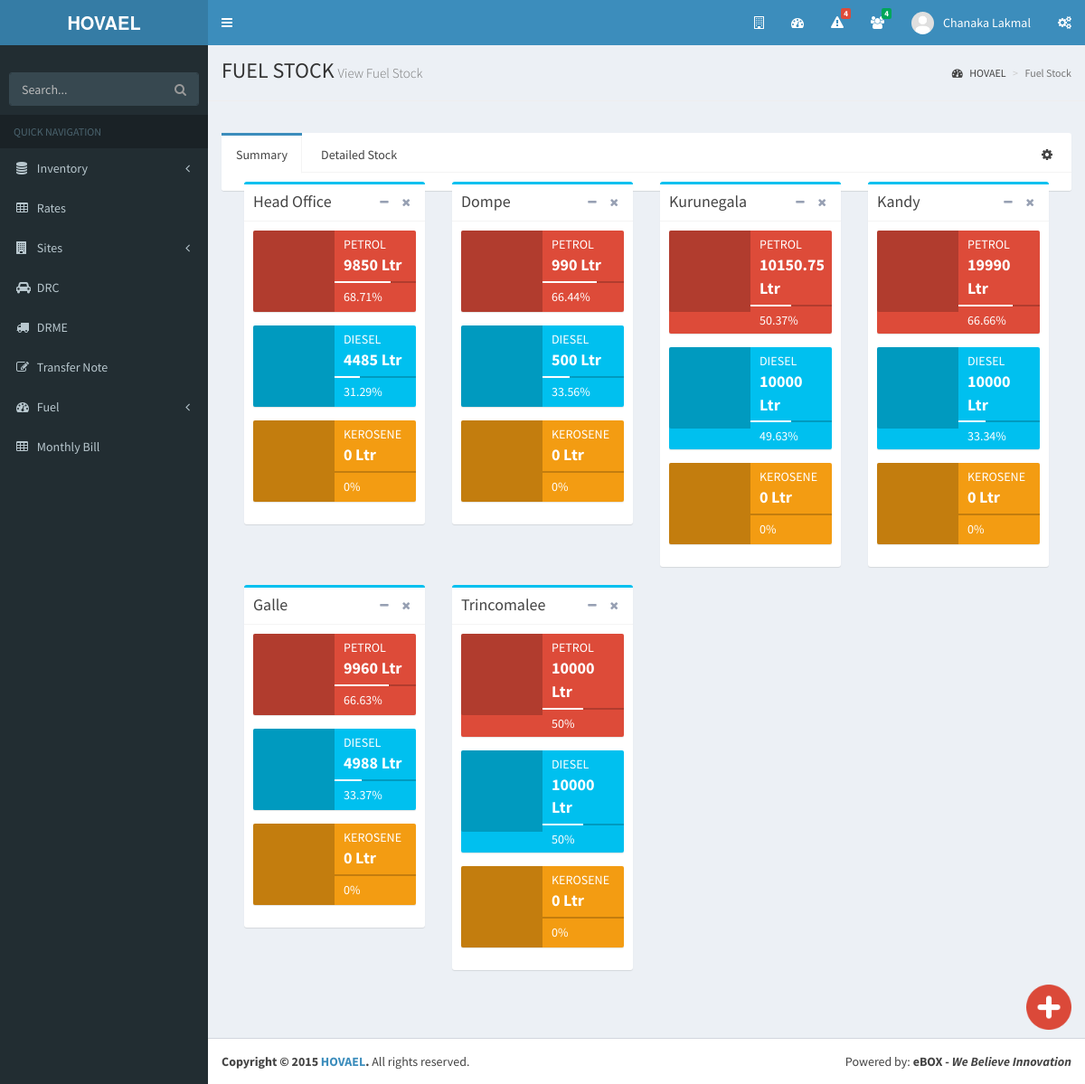
Page /FuelStockView.php (signed in) on the committed database.
### tables this page shows
CREATE TABLE `site` (
  `id` int(11) NOT NULL AUTO_INCREMENT,
  `location` varchar(45) DEFAULT NULL,
  `permanent` tinyint(4) DEFAULT NULL,
  `startdate` date DEFAULT NULL,
  `enddate` date DEFAULT NULL,
  `projectmanager` varchar(45) DEFAULT NULL,
  `sitemanager` varchar(45) DEFAULT NULL,
  `status` tinyint(4) DEFAULT NULL,
  PRIMARY KEY (`id`)
);

### FuelStockView.php (the view, shortened to what this page needs)
<!DOCTYPE html>
<html>
    <head>
        <link rel="stylesheet" type="text/css" href="css/bootstrap.min.css">
        <link href="https://maxcdn.bootstrapcdn.com/font-awesome/4.3.0/css/font-awesome.min.css" rel="stylesheet" type="text/css" />
        <link href="https://code.ionicframework.com/ionicons/2.0.1/css/ionicons.min.css" rel="stylesheet" type="text/css" />
        <link href="plugins/datatables/dataTables.bootstrap.css" rel="stylesheet" type="text/css" />
        <link href="dist/css/AdminLTE.min.css" rel="stylesheet" type="text/css" />
        <link href="dist/css/skins/_all-skins.min.css" rel="stylesheet" type="text/css" />
        <link href="./com.ebox.hovael.css/portBox.css" rel="stylesheet" type="text/css" />
        <link href="css/hover.css" rel="stylesheet" type="text/css" />
    </head>
    <body class="skin-blue sidebar-mini">
        <div class="wrapper">
            <?php include './Header.php'; ?>
            <?php include './SideBar.php'; ?>
            <div class="content-wrapper">
                <section class="content-header">
                    <h1>
                        FUEL STOCK<small>View Fuel Stock</small>
                    </h1>
                    <ol class="breadcrumb">
                        <li><a href="Home.php"><i class="fa fa-dashboard"></i> HOVAEL</a></li>
                        <li class="active">Fuel Stock</li>
                    </ol>
                </section>
                <hr>
                <section class="content">
                    <div class="row">
                        <div class="col-xs-12">
                            <a href="FuelStockInsert.php">
                                <img class="hvr-pulse-grow" src="img/add.png"
                                     style="position: fixed; bottom: 60px; right: 15px; z-index: 5; width: 50px; height: 50px;">
                            </a>
                            <div class="row">
                                <div class="col-md-12">
                                    <div class="nav-tabs-custom">
                                        <ul class="nav nav-tabs">
                                            <li class="active"><a href="#tab_1" data-toggle="tab">Summary</a></li>
                                            <li><a href="#tab_2" data-toggle="tab">Detailed Stock</a></li>
                                            <li class="pull-right"><a href="#" class="text-muted"><i class="fa fa-gear"></i></a></li>
                                        </ul>
                                        <div class="tab-content">
                                            <div class="tab-pane active" id="tab_1">
                                                <?php
                                                include './DBCon.php';
                                                $res = mysqli_query($con, "SELECT id,location FROM site WHERE status!=0");
                                                while ($row = mysqli_fetch_array($res)) {
                                                    $inPetrol = 0;
                                                    $inDiesel = 0;
                                                    $inKerosene = 0;
                                                    $outPetrol = 0;
                                                    $outDiesel = 0;
                                                    $outKerosene = 0;
                                                    $netTotal = 0;
                                                    $res2 = mysqli_query($con, "SELECT * FROM fuelstock WHERE idsite=$row[0] AND status!=0");
                                                    while ($row2 = mysqli_fetch_array($res2)) {
                                                        $type = $row2['name'];
                                                        $qty = $row2['qty'];
                                                        $netTotal+=$qty;
                                                        if ($type == 'Petrol') {
                                                            $inPetrol+=$qty;
                                                        } else if ($type == 'Diesel') {
                                                            $inDiesel+=$qty;
                                                        } else if ($type == 'Kerosene') {
                                                            $inKerosene+=$qty;
                                                        }
                                                    }
                                                    $res3 = mysqli_query($con, "SELECT name,qty FROM fuelbook WHERE idsite='$row[0]' AND status!=0");
                                                    while ($row3 = mysqli_fetch_array($res3)) {
                                                        $type = $row3['name'];
                                                        $qty = $row3['qty'];
                                                        $netTotal-=$qty;
                                                        if ($type == 'Petrol') {
                                                            $outPetrol+=$qty;
                                                        } else if ($type == 'Diesel') {
                                                            $outDiesel+=$qty;
                                                        } else if ($type == 'Kerosene') {
                                                            $outKerosene+=$qty;
                                                        }
                                                    }
                                                    $netPetrol = $inPetrol - $outPetrol;
                                                    $netDiesel = $inDiesel - $outDiesel;
                                                    $netKerosene = $inKerosene - $outKerosene;
                                                    ?>
                                                    <div class="col-md-3">
                                                    <div class="box box-info">
                                                        <div class="box-header with-border">
                                                            <h3 class="box-title"><?php echo $row['location']; ?></h3><div class="box-tools pull-right">
                                                                <button class="btn btn-box-tool" data-widget="collapse"><i class="fa fa-minus"></i></button>
                                                                <button class="btn btn-box-tool" data-widget="remove"><i class="fa fa-times"></i></button>
                                                            </div>
                                                        </div>
                                                        <div class="box-body">
                                                            <div class="info-box bg-red">
                                                                <span class="info-box-icon"><i class="ion ion-fireball"></i></span>
                                                                <div class="info-box-content">
                                                                    <span class="info-box-text">Petrol</span>
                                                                    <span class="info-box-number"><?php echo $netPetrol; ?> Ltr</span>
                                                                    <div class="progress">
                                                                        <?php $ratio = round(($netPetrol / $netTotal) * 100, 2); ?>
                                                                        <div class="progress-bar" style="width: <?php echo $ratio; ?>%"></div>
                                                                    </div>
                                                                    <span class="progress-description">
                                                                        <?php echo $ratio; ?>%
                                                                    </span>
                                                                </div>
                                                            </div>
                                                            <div class="info-box bg-aqua">
                                                                <span class="info-box-icon"><i class="ion ion-flame"></i></span>
                                                                <div class="info-box-content">
                                                                    <span class="info-box-text">Diesel</span>
                                                                    <span class="info-box-number"><?php echo $netDiesel; ?> Ltr</span>
                                                                    <div class="progress">
                                                                        <?php $ratio = round(($netDiesel / $netTotal) * 100, 2); ?>
                                                                        <div class="progress-bar" style="width: <?php echo $ratio; ?>%"></div>
                                                                    </div>
                                                                    <span class="progress-description">
                                                                        <?php echo $ratio; ?>%
                                                                    </span>
                                                                </div>
                                                            </div>
                                                            <div class="info-box bg-yellow">
                                                                <span class="info-box-icon"><i class="ion-ios-flame-outline"></i></span>
                                                                <div class="info-box-content">
                                                                    <span class="info-box-text">Kerosene</span>
                                                                    <span class="info-box-number"><?php echo $netKerosene; ?> Ltr</span>
                                                                    <div class="progress">
                                                                        <?php $ratio = round(($netKerosene / $netTotal) * 100, 2); ?>
                                                                    </div>
                                                                    <span class="progress-description">
                                                                        <?php echo $ratio; ?>%
                                                                    </span>
                                                                </div>
                                                            </div>
                                                        </div>
                                                    </div>
                                                    </div>
                                                <?php } ?>
                                            </div>
                                        </div>
                                    </div>
                                </div>
                            </div>
                        </div>
                    </div>
                    <button data-display="modalWindow" data-animation="fade" data-animationspeed="300" data-closeBGclick="true" id="modalButton" style="display: none">My Project</button><br>
                    <button data-display="modalWindowValidate" data-animation="fade" data-animationspeed="300" data-closeBGclick="true" id="modalButtonValidate" style="display: none">My Project</button><br>
                </section>
            </div>
            <?php include './Footer.php'; ?>
        </div>
    </body>
</html>

### rows in the picture
site: location "Head Office", netPetrol "9850", ratio "68.71", netDiesel "4485", ratio "31.29", netKerosene "0", ratio "0"
site: location "Dompe", netPetrol "990", ratio "66.44", netDiesel "500", ratio "33.56", netKerosene "0", ratio "0"
site: location "Kurunegala", netPetrol "10150.75", ratio "50.37", netDiesel "10000", ratio "49.63", netKerosene "0", ratio "0"
site: location "Kandy", netPetrol "19990", ratio "66.66", netDiesel "10000", ratio "33.34", netKerosene "0", ratio "0"
site: location "Galle", netPetrol "9960", ratio "66.63", netDiesel "4988", ratio "33.37", netKerosene "0", ratio "0"
site: location "Trincomalee", netPetrol "10000", ratio "50", netDiesel "10000", netKerosene "0", ratio "0"

### other values in the picture
$totCount "4"
$count "4"
$_SESSION['fname'] "Chanaka"
$_SESSION['lname'] "Lakmal"
